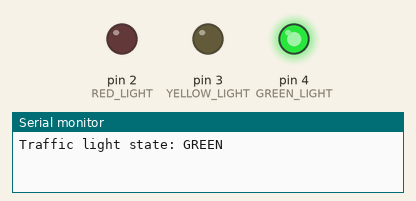
The sketch below on a simulated Arduino Uno, built with avr-gcc and run on an emulated ATmega328P. On the bench: output pins drawn as LEDs (lit = HIGH), the last lines printed to the serial monitor.

Above: at 3.5 s.
At 8.0 s:
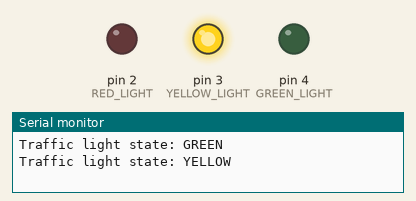
At 12.5 s:
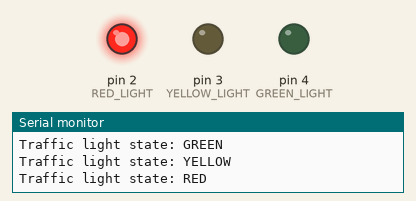
Timing chart, 0 to 20.8 s (numbered marks = the images above):
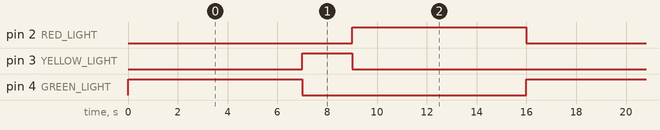

The sketch:

TRAFFIC_UNIT.ino
```cpp
// TRAFFIC_UNIT.ino - RSU Traffic Light Controller Code

#include <Arduino.h>

#define RED_LIGHT 2
#define YELLOW_LIGHT 3
#define GREEN_LIGHT 4

void setup() {
    pinMode(RED_LIGHT, OUTPUT);
    pinMode(YELLOW_LIGHT, OUTPUT);
    pinMode(GREEN_LIGHT, OUTPUT);
    Serial.begin(9600);
}

void loop() {
    // Simulate traffic light states
    digitalWrite(GREEN_LIGHT, HIGH);
    Serial.println("Traffic light state: GREEN");
    delay(7000);

    digitalWrite(GREEN_LIGHT, LOW);
    digitalWrite(YELLOW_LIGHT, HIGH);
    Serial.println("Traffic light state: YELLOW");
    delay(2000);

    digitalWrite(YELLOW_LIGHT, LOW);
    digitalWrite(RED_LIGHT, HIGH);
    Serial.println("Traffic light state: RED");
    delay(7000);

    digitalWrite(RED_LIGHT, LOW);
}
```

Measured:
- by itself, pin 2 (RED_LIGHT), pin 4 (GREEN_LIGHT): alternates HIGH for 7.0 s and LOW for 9.0 s
- by itself, pin 3 (YELLOW_LIGHT): alternates HIGH for 2.0 s and LOW for 14.0 s
- by itself, everything shown: repeats every 16.0 s, in 4 steps
